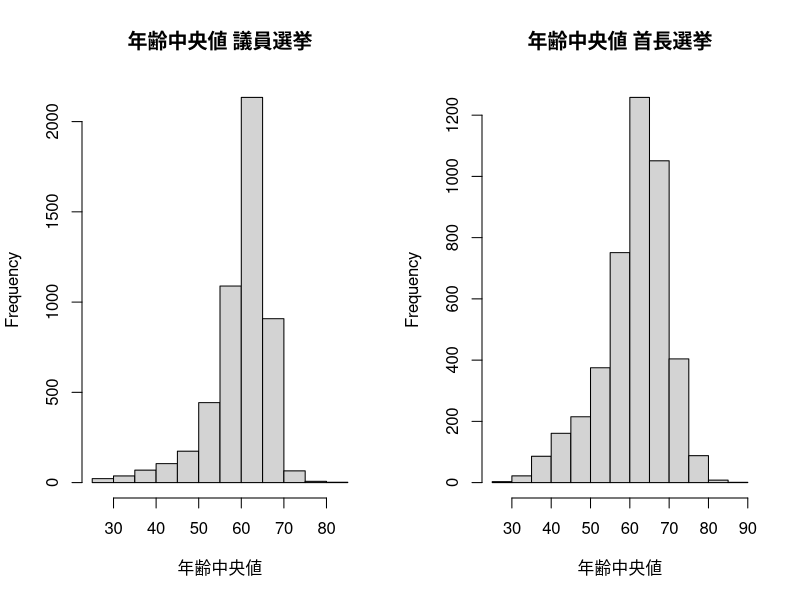
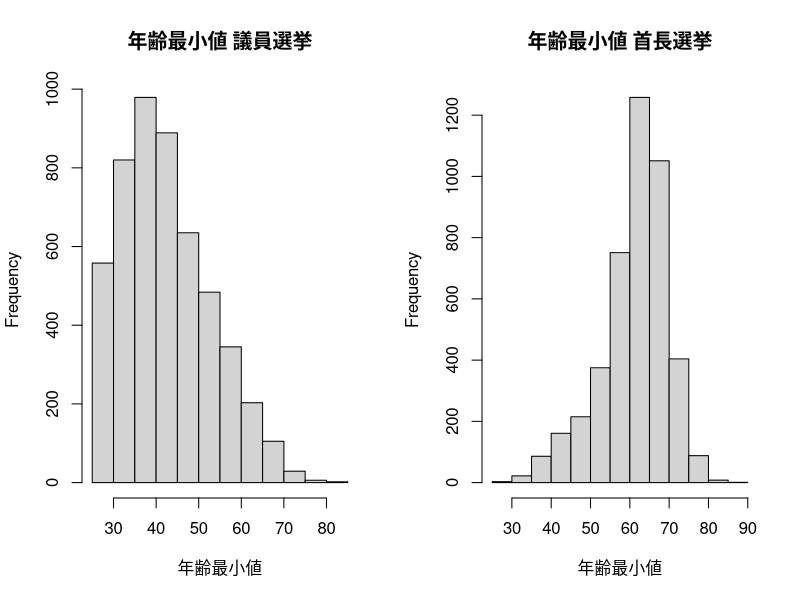
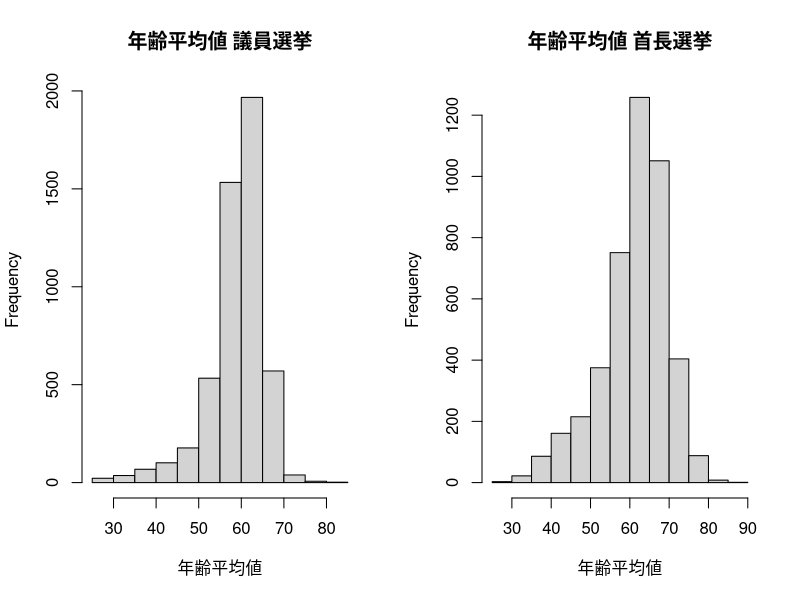
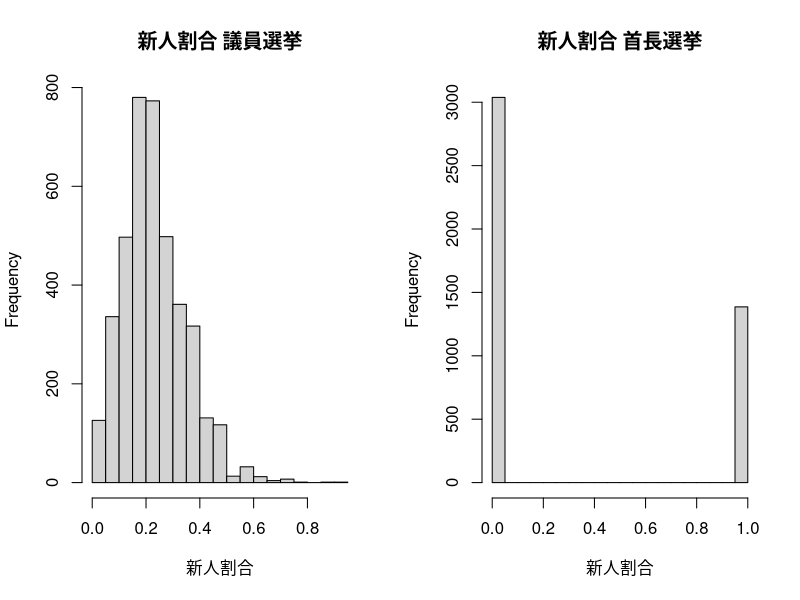
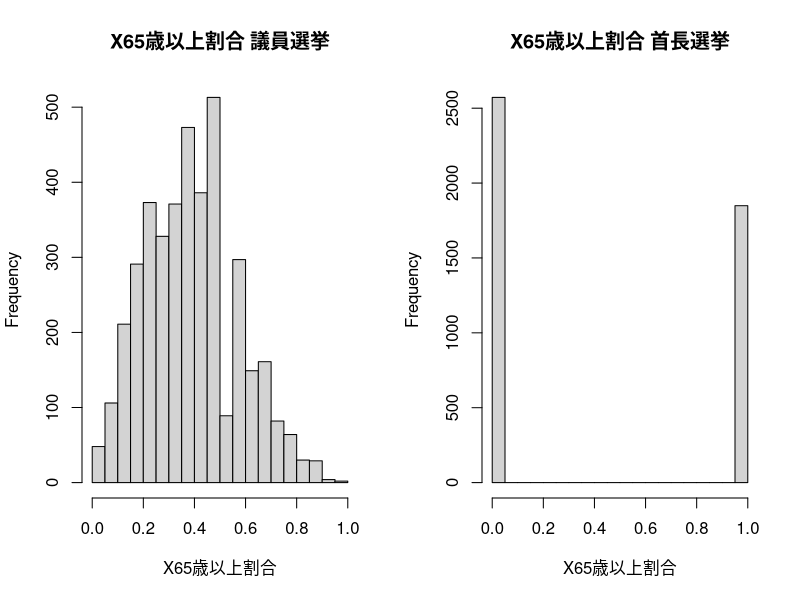
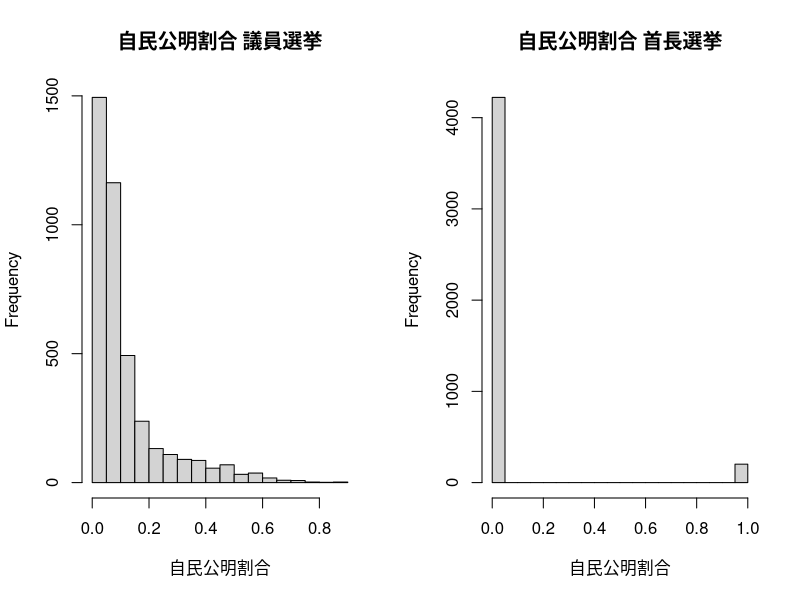
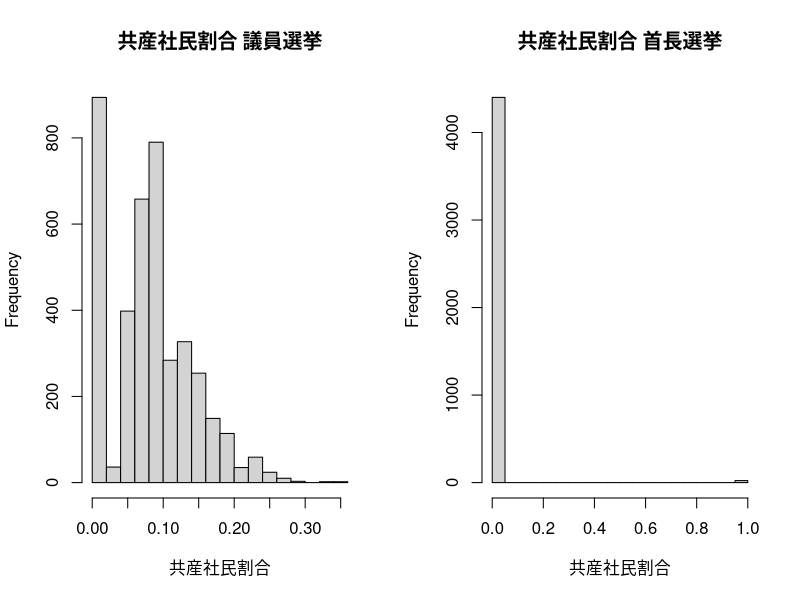
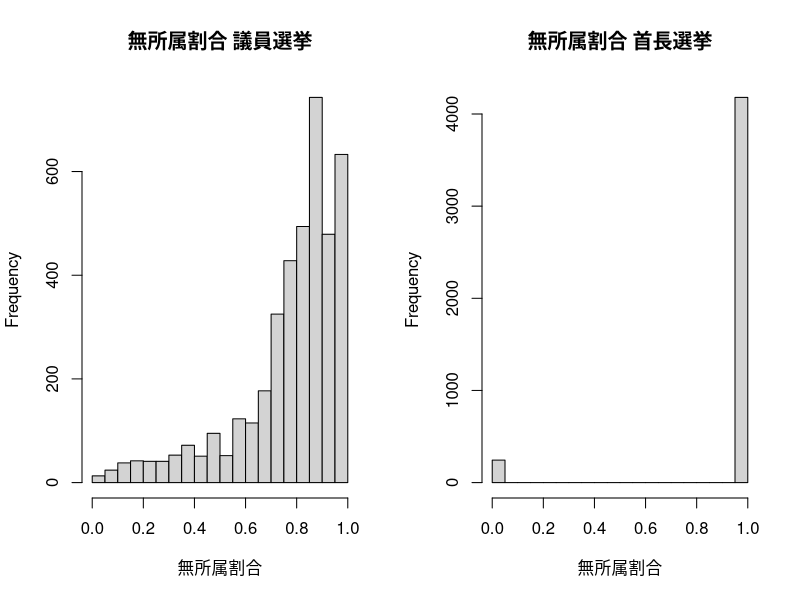

R code for these plots, in order:
# af_aggを分析ができる形にする。
# af_aggのうち必要なデータを取捨選択する
# af_aggのデータ構造を理解する。

#=================================================
# 1. af_aggの読み込みとコードとのマッピング

# 1.1 読み込みと基本情報の理解

df <- read.csv("data/af_agg.csv", fileEncoding = "UTF-8", stringsAsFactors = FALSE)
summary(df)
colSums(is.na(df))

# 1.2 地域名コード対応表の読み込み
reg_code <- read.csv("data/region_code_correspondence.csv", fileEncoding = "UTF-8", stringsAsFactors = FALSE)

# 1.3 対応づけ（dfの都道府県と市区町村がreg_codeのそれと同じ場合はdfの最後の列にreg_codeの地域コードを入れる。少しでも異なる場合は欠損値とする）

key_df <- paste(df$都道府県, df$市区町村, sep = "_")
key_reg <- paste(reg_code$都道府県, reg_code$市区町村, sep = "_")

df$地域コード <- reg_code$地域コード[match(key_df, key_reg)]

# 1.4 対応づけできなかった行の確認をし、対応付け可能なものは行う。
sum(is.na(df$地域コード))
unique(df[is.na(df$地域コード), c("都道府県", "市区町村")])

# 表記揺れ対応マップ（栃木県那珂川町のような同名自治体があるため都道府県込みで指定）
# 下記以外のもの（岩舟町->栃木市に合併）
# 福岡県那珂川町は2018年の市制施行で那珂川市になった同一自治体だが、対応表に両方のコードが
# 存在するため放置すると町時代の選挙が別コードに分かれてしまう。市のコードに寄せる。
name_fix <- c(
  "高知県_梼原町" = "高知県_檮原町",
  "宮城県_七ケ宿町" = "宮城県_七ヶ宿町",
  "宮城県_富谷町" = "宮城県_富谷市",
  "福岡県_那珂川町" = "福岡県_那珂川市",
  "福島県_飯館村" = "福島県_飯舘村",
  "兵庫県_丹波篠山市" = "兵庫県_篠山市"
)

key_fixed <- ifelse(key_df %in% names(name_fix), name_fix[key_df], key_df)
df$地域コード <- reg_code$地域コード[match(key_fixed, key_reg)]

sum(is.na(df$地域コード))
unique(df[is.na(df$地域コード), c("都道府県", "市区町村")])

# 1.5 残った欠損の削除（岩舟町のみ削除）
df <- df[is.na(df$地域コード) == FALSE,]

sum(is.na(df$地域コード))
unique(df[is.na(df$地域コード), c("都道府県", "市区町村")])

#===============================================================
# 2. dfの形成と新ダミーの導入

# 2.1 日付の型を変更
df$投票日 <- as.Date(df$投票日, format = "%Y/%m/%d")

# 2.2 地域コード、日付、議会議員（1が先）を基準に並べ直す。
df <- df[order(df$地域コード, df$投票日, -df$議会議員), ]
rownames(df) <- NULL

# 2.3 政令指定都市ダミーと地域ダミーの付与

seirei <- c(
  "北海道_札幌市", "宮城県_仙台市", "埼玉県_さいたま市", "千葉県_千葉市",
  "神奈川県_横浜市", "神奈川県_川崎市", "神奈川県_相模原市", "新潟県_新潟市",
  "静岡県_静岡市", "静岡県_浜松市", "愛知県_名古屋市", "京都府_京都市",
  "大阪府_大阪市", "大阪府_堺市", "兵庫県_神戸市", "岡山県_岡山市",
  "広島県_広島市", "福岡県_北九州市", "福岡県_福岡市", "熊本県_熊本市"
)

df$政令指定都市 <- as.integer(paste(df$都道府県, df$市区町村, sep = "_") %in% seirei)

region_list <- list(
  "北海道" = "北海道",
  "東北" = c("青森県", "岩手県", "宮城県", "秋田県", "山形県", "福島県"),
  "関東" = c("茨城県", "栃木県", "群馬県", "埼玉県", "千葉県", "東京都", "神奈川県"),
  "中部" = c("新潟県", "富山県", "石川県", "福井県", "山梨県", "長野県", "岐阜県", "静岡県", "愛知県"),
  "近畿" = c("三重県", "滋賀県", "京都府", "大阪府", "兵庫県", "奈良県", "和歌山県"),
  "中国" = c("鳥取県", "島根県", "岡山県", "広島県", "山口県"),
  "四国" = c("徳島県", "香川県", "愛媛県", "高知県"),
  "九州" = c("福岡県", "佐賀県", "長崎県", "熊本県", "大分県", "宮崎県", "鹿児島県", "沖縄県")
)

region_map <- setNames(rep(names(region_list), lengths(region_list)), unlist(region_list))
df$地域 <- factor(region_map[df$都道府県], levels = names(region_list))

table(df$政令指定都市)
table(df$地域)

# 2.4 東京都の23区ダミーを付与
# 東京都で「区」で終わるのは特別区23区のみ（政令市の区は市単位で入っている）
df$特別区 <- as.integer(df$都道府県 == "東京都" & grepl("区$", df$市区町村))

table(df$特別区)
unique(df$市区町村[df$特別区 == 1])


# 2.5 候補者数データが欠損している場合はデータ場候補者数を代わりに入れて、データ場候補者数列は削除
df$候補者数 <- ifelse(is.na(df$候補者数), df$データ上候補者数, df$候補者数)
df$データ上候補者数 <- NULL

# 2.6 女性割合を算出して新たな列に入れる
df$女性割合 <- ifelse(is.na(df$男性数) == FALSE & is.na(df$女性数) == FALSE, df$女性数/ (df$男性数 + df$女性数), NA)


#=========================================================================
# 3. 各変数のビジュアライズ

# 議員選挙・首長選挙を左右に並べて描く
hist2 <- function(v, d) {
  par(mfrow = c(1, 2))
  for (k in c(1, 0))
    hist(d[[v]][d$議会議員 == k], breaks = 20,
         main = paste(v, c("首長選挙", "議員選挙")[k + 1]), xlab = v)
}

# 補欠・再選挙を除いたデータ（3.2以降で使用）
d0 <- df[df$補欠選挙 == 0 & df$再選挙 == 0, ]

# 3.1 年齢中央値と年齢最小値のヒストグラム（議員選挙と首長選挙ごと）
for (v in c("年齢中央値", "年齢最小値","年齢平均値")) hist2(v, df)

# 3.2 新人割合のヒストグラム（議員選挙と首長選挙ごとで補欠・再選挙は除く）（首長選挙では0,1の二値）
hist2("新人割合", d0)

# 3.3 65歳位上割合のヒストグラム（議員選挙と首長選挙ごとで補欠・再選挙は除く）（首長選挙では0,1の二値）
hist2("X65歳以上割合", d0)

# 3.4 自民公明割合、共産社民割合、無所属割合のヒストグラム（議員選挙と首長選挙ごとで補欠・再選挙は除く）（首長選挙では0,1の二値）
for (v in c("自民公明割合", "共産社民割合", "無所属割合")) hist2(v, d0)

# 3.5 女性割合のヒストグラム（議員選挙と首長選挙ごとで補欠・再選挙は除く）（首長選挙では0,1の二値）
hist2("女性割合", d0)

#===================================================================================
# 4.データの各種分割（選挙タイプごと）

# 4.1 議会議員選挙dfの作成
df_c <- df[df$議会議員 == 1,]

# 4.2 首長選挙dfの作成
df_p <- df[df$首長 == 1,]

#====================================================================================
# 5. 欠損値を自治体ごとに平均値で埋める（議会議員）

# 平均の計算元（補欠選挙・再選挙を除く議会議員選挙）
sub_c <- df_c[df_c$補欠選挙 == 0 & df_c$再選挙 == 0, ]

# 5.1 年齢中央値・年齢最小値・年齢平均値・新人割合・65歳以上割合・自民公明割合・共産社民割合・無所属割合の欠損を、
# その地域の議会議員（補欠選挙、再選挙を除く）の平均で埋める
age_vars <- c("年齢中央値", "年齢最小値", "年齢平均値", "新人割合", "X65歳以上割合","自民公明割合","共産社民割合","無所属割合")

for (v in age_vars) {
  m <- tapply(sub_c[[v]], sub_c$地域コード, mean, na.rm = TRUE)
  df_c[[v]] <- ifelse(is.na(df_c[[v]]), m[df_c$地域コード], df_c[[v]])
}

colSums(is.na(df_c[, age_vars]))

# 5.2 議会議員の女性割合に欠損値がある場合は、その地域の議会議員（補欠選挙、再選挙を除く）の女性割合の平均を入れる
mean_f <- tapply(sub_c$女性割合, sub_c$地域コード, mean, na.rm = TRUE)

df_c$女性割合 <- ifelse(is.na(df_c$女性割合), mean_f[df_c$地域コード], df_c$女性割合)

sum(is.na(df_c$女性割合))

# 5.3 残った欠損をKNN（k=5）で埋める
# 数値変数（年齢中央値・新人割合・無所属割合）は0-1に正規化した差の絶対値、
# カテゴリ変数（都道府県・地域）は一致0・不一致1を距離とし、変数間の平均をとる
norm01 <- function(x) (x - min(x, na.rm = TRUE)) / (max(x, na.rm = TRUE) - min(x, na.rm = TRUE))

num <- sapply(df_c[, c("年齢中央値", "新人割合", "無所属割合")], norm01)
na_i <- which(is.na(df_c$女性割合))
ok_i <- which(is.na(df_c$女性割合) == FALSE)

k <- 5
for (i in na_i) {
  d <- rowMeans(cbind(abs(sweep(num[ok_i, ], 2, num[i, ])),
                      df_c$都道府県[ok_i] != df_c$都道府県[i],
                      df_c$地域[ok_i] != df_c$地域[i]), na.rm = TRUE)
  df_c$女性割合[i] <- mean(df_c$女性割合[ok_i][order(d)[1:k]])
}

colSums(is.na(df_c))

#====================================================================================
# 6. 欠損値を自治体ごとに平均値で埋める（首長）

# 6.1 年齢が欠損しているものを確認
df_p[is.na(df_p$X65歳以上割合) == TRUE,]

# 6.2 3選挙のみなので人為的に数字を入れる
# 釧路市長選挙 61歳
# 東松島市長選挙 57歳
# 琴浦町長選挙 66歳
age_fix <- c("釧路市長選挙" = 61, "東松島市長選挙" = 57, "琴浦町長選挙" = 66)

i <- which(is.na(df_p$年齢中央値))
a <- age_fix[df_p$選挙名[i]]

# 当選者1人なので中央値・最小値・平均値はいずれも当選者の年齢
for (v in c("年齢中央値", "年齢最小値", "年齢平均値")) df_p[[v]][i] <- a
df_p$X65歳以上割合[i] <- as.integer(a >= 65)

df_p[i, c("選挙名", "年齢中央値", "年齢最小値", "年齢平均値", "X65歳以上割合")]

# 6.3 女性割合の欠損は一律0を入れる
df_p$女性割合[is.na(df_p$女性割合)] <- 0

colSums(is.na(df_p))

#====================================================================================
# 7. 補完済みのdf_cとdf_pをdfに戻し、dfを成形

# 7.1 df_cとdf_pはdfを議会議員・首長で分割したものなので、結合して2.2と同じ順に並べ直す
df <- rbind(df_c, df_p)
df <- df[order(df$地域コード, df$投票日, -df$議会議員), ]
rownames(df) <- NULL

# 7.2 女性割合に集約済みの男性数・女性数を削除（dfの欠損はこれで解消）
df$男性数 <- NULL
df$女性数 <- NULL

colSums(is.na(df))

# 7.3 列順を整理（識別情報 → ダミー → 集計値）
df <- df[, c("地域コード", "都道府県", "市区町村", "地域", "投票日", "選挙名",
             "議会議員", "首長", "補欠選挙", "再選挙", "政令指定都市", "特別区",
             "候補者数", "年齢中央値", "年齢最小値", "年齢平均値", "X65歳以上割合",
             "新人割合", "女性割合", "自民公明割合", "共産社民割合", "無所属割合")]

#====================================================================================
# 8. csvとして出力

write.csv(df, "data/voting.csv", row.names = FALSE, fileEncoding = "UTF-8")
